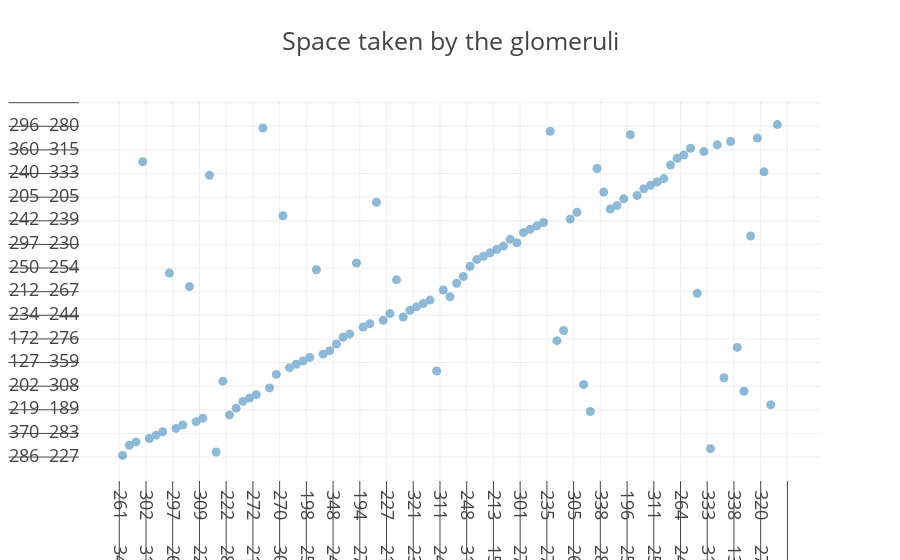

The notebook cell saved with this chart:
### Code cell
fig = go.Figure()

fig.add_trace(go.Scatter(
    x=widths,
    y=heights,
    opacity=0.5,
    mode='markers',
))
fig.update_layout(template='presentation', title='Space taken by the glomeruli')
fig.update_xaxes(title='width')
fig.update_yaxes(title='height')
fig.show()

### Figure 1 — Plotly figure (JSON) as saved in the notebook; plotly's stock layout.template omitted (floating-point values rounded to 4 significant figures; data arrays with more than 128 entries replaced by an {"elided": "..."} marker saying what was removed)
{"data": [{"mode": "markers", "opacity": 0.5, "type": "scatter", "x": {"elided": "15 rows, 3785 int values in total"}, "y": {"elided": "15 rows, 3785 int values in total"}}], "layout": {"title": {"text": "Space taken by the glomeruli"}, "xaxis": {"title": {"text": "width"}}, "yaxis": {"title": {"text": "height"}}}}
